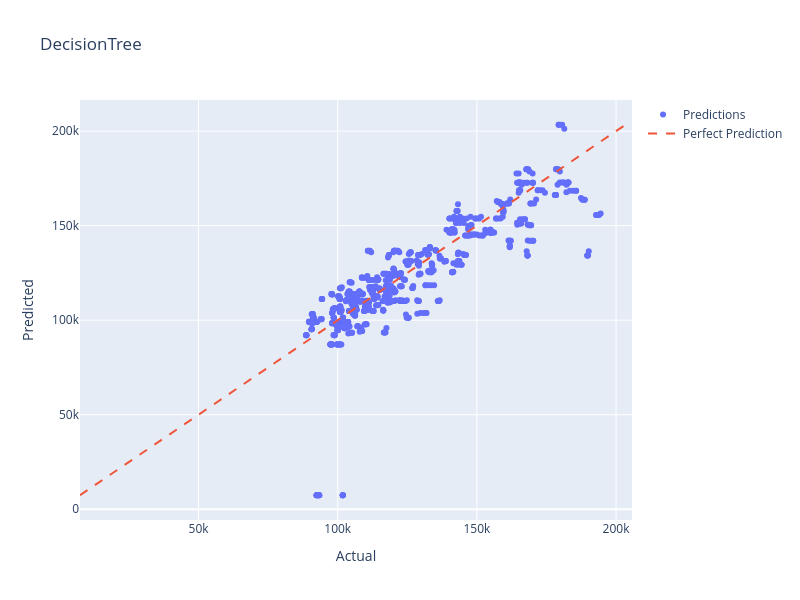

The notebook cell this image was saved under:
### Code cell
model = DecisionTreeRegressor(
    max_depth=None,
    max_features= None,
    min_samples_split=5,
    min_samples_leaf=1,
    random_state=615
)
model.fit(X_train_prepared, y_train)

y_pred = model.predict(X_test_prepared)

model_results(y_test, y_pred, 'DecisionTree')

### Figure 1 — Plotly figure (JSON) as saved in the notebook; plotly's stock layout.template omitted (floating-point values rounded to 4 significant figures; data arrays with more than 128 entries replaced by an {"elided": "..."} marker saying what was removed)
{"data": [{"mode": "markers", "name": "Predictions", "type": "scatter", "x": {"elided": "1000 float values"}, "y": {"elided": "1000 float values"}}, {"line": {"dash": "dash"}, "mode": "lines", "name": "Perfect Prediction", "type": "scatter", "x": [7410.0, 203400.0], "y": [7410.0, 203400.0]}], "layout": {"height": 600, "title": {"text": "DecisionTree"}, "width": 800, "xaxis": {"title": {"text": "Actual"}}, "yaxis": {"title": {"text": "Predicted"}}}}
